Frame 1 (no input): blank canvas, image omitted
Frame 60 (the mouse pressed at the canvas centre just before this capture): blank canvas, image omitted
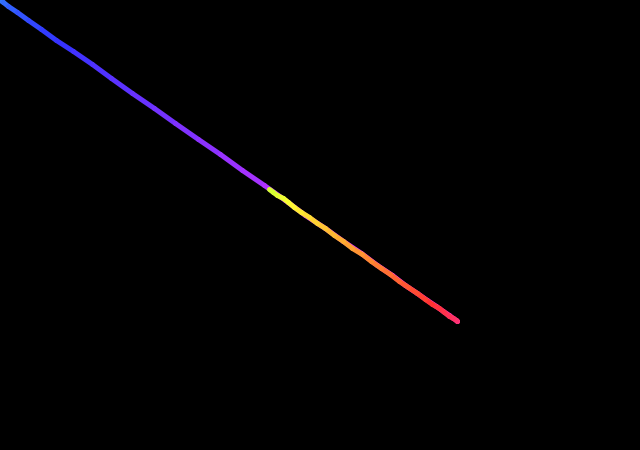
Frame 120 (the mouse held since frame 60 and released just before this capture)

The Processing sketch whose frames 1 and 60 were blank and that drew this single picture after the mouse press (run headless with seeded random() and noise(); from frame 60 on, the mouse is pressed at the canvas centre):

// Processing sketch: processing_29333
// ── processing_29333.pde

float x=0;
float y=0;
float vx=0;
float vy=0;
float a=0.01;
float fric=0.95;


void setup() {
  size(640,450);
  colorMode(HSB,100);
  frameRate(30);
  strokeWeight(5);
  background(0);
}

void draw() {
  vx += a * (mouseX-x);
  vy += a * (mouseY-y);
  vx *= fric;
  vy *= fric;
  
  
  stroke(frameCount%100,80,100);
  line(x,y,x+vx,y+vy);
  
  x += vx;
  y += vy;
}
